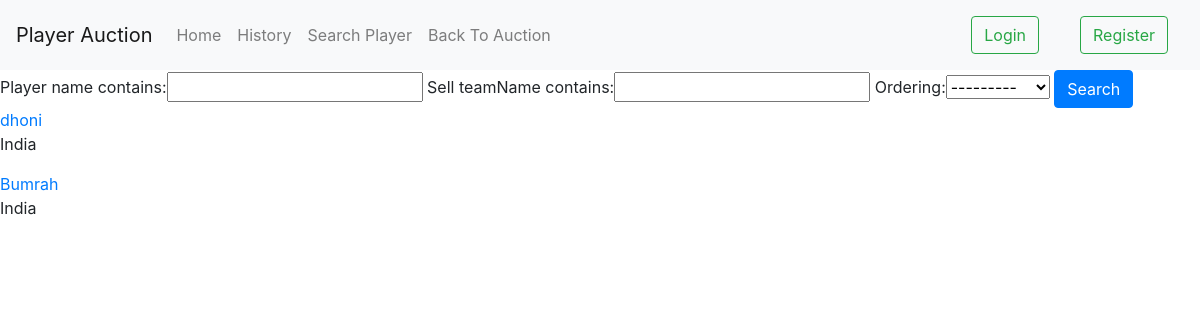
The app's page /player/searchplayer/ with its own data.
### Players/models.py (models this page shows, shortened)
class player(models.Model):
    player_id=models.AutoField
    player_name=models.CharField( max_length=50)
    player_country=models.CharField(max_length=50,choices=[('India', 'India'), ('England', 'England'),('Australia', 'Australia'),('Newzealand', 'Newzealand')],default="")
    player_role=models.CharField(max_length=50,choices=[('Batsman', 'Batsman'), ('Bowler', 'Bowler'),('AllRounder','AllRounder')],default="")
    base_price=models.IntegerField(default="")
    raising_price=models.PositiveIntegerField(default=1, validators=[MinValueValidator(1)])
    sell_price=models.IntegerField(default=0,blank=True, null=True)
    status=models.CharField(max_length=50,default="",choices=[('bidding', 'bidding'),('unsold', 'unsold'), ('sold','sold')])
    sell_teamName= models.CharField(max_length=50,default="",blank=True)
    date = models.DateField(default=datetime.now)
    hour= models.PositiveIntegerField(default=0, validators=[MinValueValidator(0), MaxValueValidator(23)])
    minite=models.PositiveIntegerField(default=0, validators=[MinValueValidator(0), MaxValueValidator(59)])
    second=models.PositiveIntegerField(default=0, validators=[MinValueValidator(0), MaxValueValidator(59)])
    image = models.ImageField(default='default.jpg', upload_to='player_pics')

### Players/views.py (the view)
# urls.py: path('searchplayer/', views.PlayerListView.as_view(), name='search'),
class PlayerListView(ListView):
    model=player
    template_name = 'searchplayer.html'
    context_object_name = 'player'
    def get_context_data(self, **kwargs):
        context = super().get_context_data(**kwargs)
        context["filter"] = PlayerFilter(self.request.GET, queryset=self.get_queryset())
        return context

### Players/templates/searchplayer.html
{% extends "base.html" %}
{% load bootstrap%}
{% block content %}
<form method="GET" action="">
{{ filter.form|bootstrap}}
<button type="submit" class="btn btn-primary">Search</button>
</form>
    {% for pla in filter.qs %}
        <article class="media content-section">
          <div class="media-body">
            <div class="article-metadata">
              <a class="mr-2" href="#">{{ pla.player_name }}</a>
            </div>
            <p class="article-content">{{ pla.player_country }}</p>
          </div>
        </article>
    {% endfor %}
{% endblock content %}

### records on screen
player: player_name "dhoni", player_country "India"
player: player_name "Bumrah", player_country "India"
